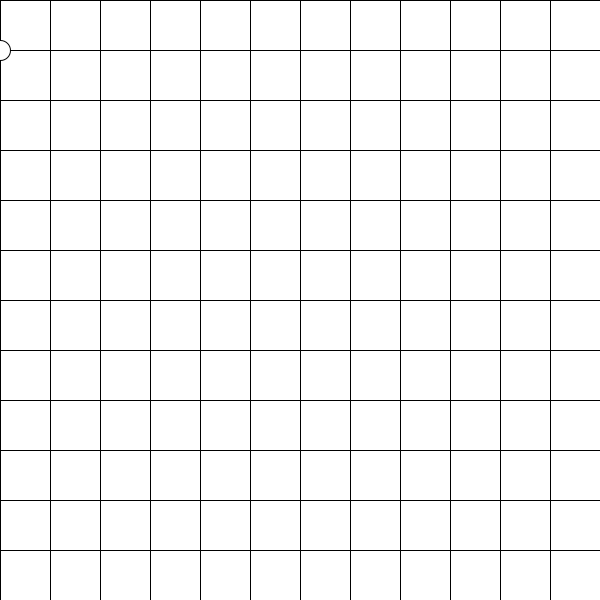
Frame 1 (no input)
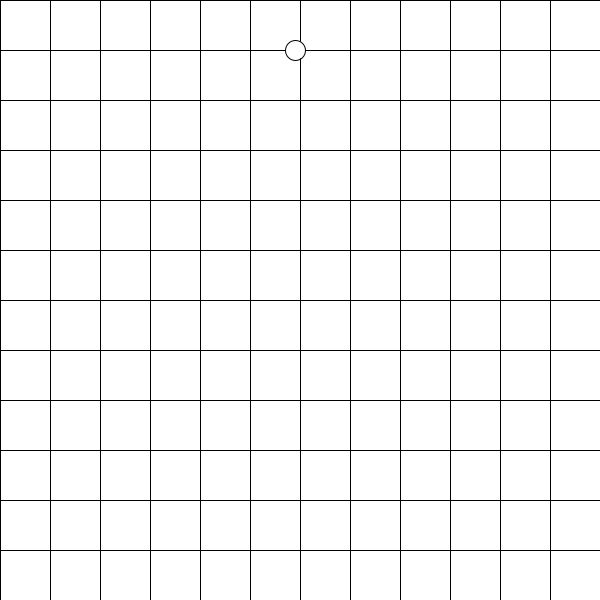
Frame 60 (the mouse pressed at the canvas centre just before this capture)
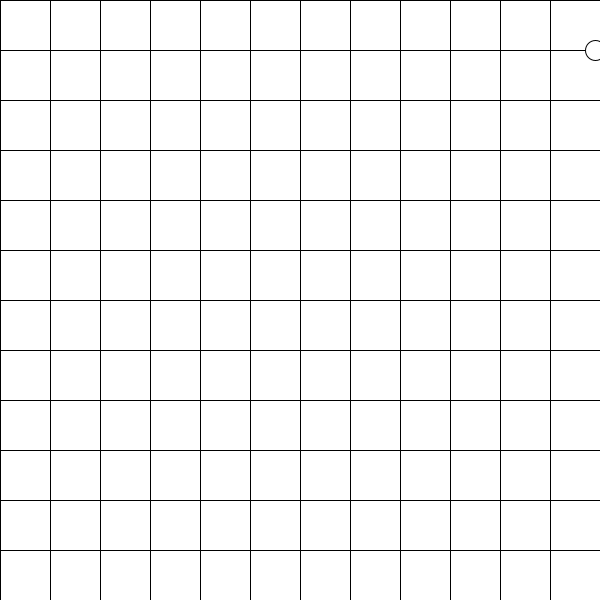
Frame 120 (the mouse held since frame 60 and released just before this capture)

The Processing sketch that drew these frames (run headless with seeded random() and noise(); from frame 60 on, the mouse is pressed at the canvas centre):

// Processing sketch: tarefa_05_MRU
// ── tarefa_05_MRU.pde
int v = 5;
int t;
int d;
int raio;
void setup() {
  frameRate(60);
  size(600, 600);
}

void draw() {
  background(255);
  mostraMundo();
  d = MRU(v, t);
  println("Tempo ", t, "Distancia ", d);
  t++;
  circulo(d, 0, raio);
}

void mostraMundo() {
  for (int i=0; i<12; i++) {
    line(i*50, 0, i*50, 600);
    line(0, i*50, 600, i*50);
  }
}

void circulo(int d, int y, int r) {
  ellipse(d, 50, 20, 20);
}

int MRU(int v, int t) {
  int d; 
  d=v*t;
  return(d);
}
